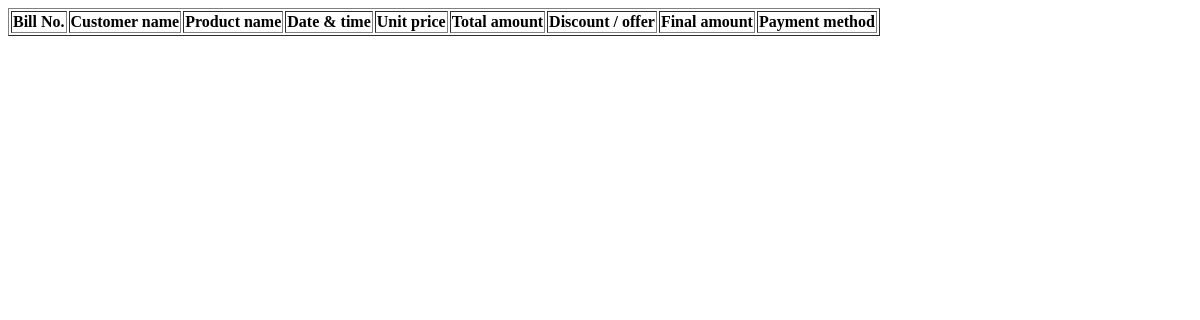
Page /ViewOrders on the earlier database version.
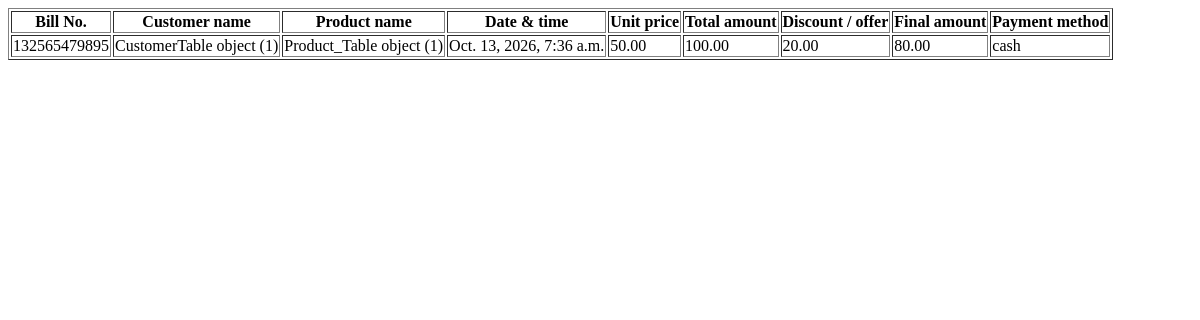
Same page on the later database version.
### RetailIQApp/models.py (models this page shows)
class OrderTable(models.Model):
    bill_number = models.CharField(max_length=20, null=True, blank=True)
    customer_id = models.ForeignKey(CustomerTable, on_delete=models.CASCADE, null=True, blank=True)
    product = models.ForeignKey(Product_Table, on_delete=models.CASCADE, null=True, blank=True)
    date_time = models.DateTimeField(auto_now_add=True)
    unit_price = models.DecimalField(max_digits=10, decimal_places=2, null=True, blank=True)
    quantity = models.IntegerField(null=True, blank=True)
    total_price = models.DecimalField(max_digits=10, decimal_places=2, null=True, blank=True)
    discount_amoount = models.DecimalField(max_digits=10, decimal_places=2, null=True, blank=True)
    final_price = models.DecimalField(max_digits=10, decimal_places=2, null=True, blank=True)
    payment_method = models.CharField(max_length=20, null=True, blank=True)

class CustomerTable(models.Model):
    name = models.CharField(max_length=20, null=True, blank=True)
    phone = models.BigIntegerField(null=True, blank=True)
    email = models.CharField(max_length=20, null=True, blank=True)
    Address = models.CharField(max_length=20, null=True, blank=True)
    Created_At = models.DateField(auto_now_add=True)

class Product_Table(models.Model):
    product_name = models.CharField(max_length=20, null=True, blank=True)
    Brand = models.CharField(max_length=20, null=True, blank=True)
    Expiry_Date = models.DateField(null=True, blank=True)
    Manufacturing_Date = models.DateField(null=True, blank=True)
    Category = models.CharField(max_length=20, null=True, blank=True)
    Supplier_Name = models.CharField(max_length=20, null=True, blank=True)
    Supplier_email = models.CharField(max_length=20, null=True, blank=True)
    Supplier_Phone = models.CharField(max_length=20, null=True, blank=True)
    Barcode = models.IntegerField(null=True, blank=True)
    Purchase_Price = models.IntegerField(null=True, blank=True)
    Selling_Price = models.IntegerField(null=True, blank=True)
    Unit = models.IntegerField(null=True, blank=True)
    Description = models.CharField(max_length=20, null=True, blank=True)
    Discount = models.CharField(max_length=20, null=True, blank=True)
    Offers = models.CharField(max_length=20, null=True, blank=True)

### RetailIQApp/views.py (the view)
# urls.py: path('ViewOrders',ViewOrders.as_view(),name='ViewOrders'),
class ViewOrders(View):
    def get(self,request):
        obj = OrderTable.objects.all()
        return render(request,'shop/viewOrders.html', {'order_data':obj})

### templates/Shop/viewOrders.html (shortened to what this page needs)
<!DOCTYPE html>
<html lang="en">
<head>
</head>
<body>
    <table border="1">
        <tr>
            <th>Bill No.</th>
            <th>Customer name</th>
            <th>Product name</th>
            <th>Date & time</th>
            <th>Unit price</th>
            <th>Total amount</th>
            <th>Discount / offer</th>
            <th>Final amount</th>
            <th>Payment method</th>
        </tr>
        {% for i in order_data %}
        <tr>
            <td>{{ i.bill_number }}</td>
            <td>{{ i.customer_id }}</td>
            <td>{{ i.product }}</td>
            <td>{{ i.date_time }}</td>
            <td>{{ i.unit_price }}</td>
            <td>{{ i.total_price }}</td>
            <td>{{ i.discount_amoount }}</td>
            <td>{{ i.final_price }}</td>
            <td>{{ i.payment_method }}</td>
        </tr>
        {% endfor %}
    </table>
</body>
</html>

Differences in the rows shown:
added OrderTable: bill_number "132565479895", customer_id "CustomerTable object (1)", product "Product_Table object (1)", date_time "Oct. 13, 2026, 7:36 a.m.", unit_price "50.00", total_price "100.00", discount_amoount "20.00", final_price "80.00", payment_method "cash"
